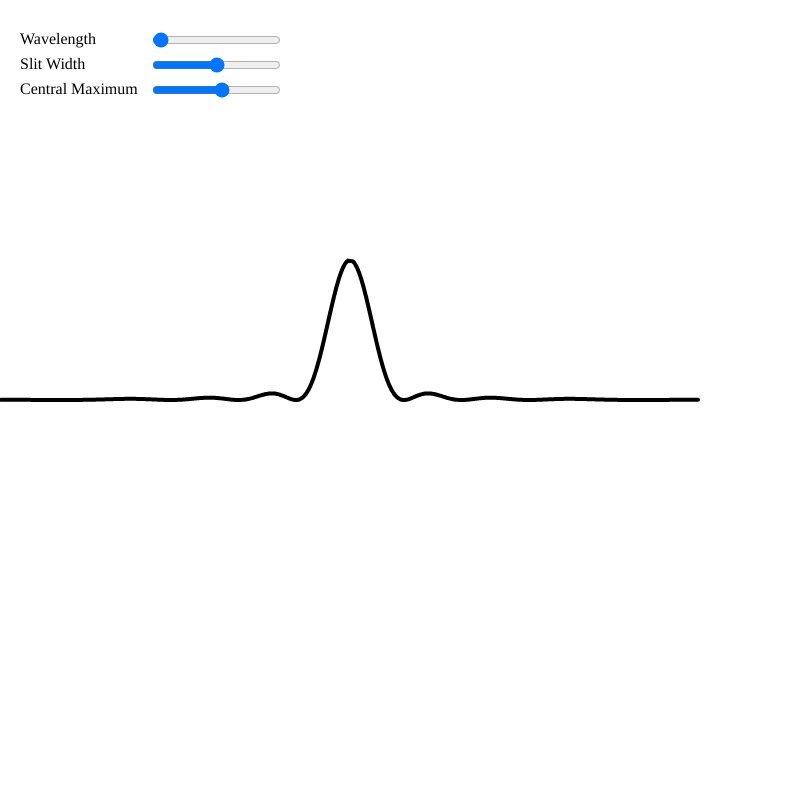
Frame 1 (no input)
Frame 60 (no input): identical to frame 1, image omitted
Frame 120 (the mouse pressed at the canvas centre since frame 60): identical to frame 1, image omitted

The p5.js sketch that drew this single still picture (run headless with seeded random() and noise() and a simulated clock; from frame 60 on, the mouse is pressed at the canvas centre):

// p5.js sketch
// ── sketch.js
var a=0.0;
var l=0.0;
var y;
var theta=0.0;
var int0 = 0.0;
var x = 0.0 ;
var slider;

function setup() {
createCanvas(800, 800);
fill(255, 0, 0);

LightWavelength = createElement('z2', 'Wavelength');
LightWavelength.position(20, 30);
slider1 = createSlider(0,1000,100);
slider1.value(12);
slider1.position(150, 30);

SlitWidth = createElement('z2', 'Slit Width');
SlitWidth.position(20,55);
slider3 = createSlider();
slider3.position(150, 55);
slider3.value(50);

CentralMaximum = createElement('z2', 'Central Maximum');
CentralMaximum.position(20, 80);
slider4 = createSlider(0,255,10);
slider4.position(150, 80);
slider4.value(140);
 y = new Array(700);
}

function draw() {

background(255);
noFill();

l = slider1.value();
a = slider3.value();
int0 = slider4.value();

calcPlot();
renderFunction();
}

function calcPlot(){
    for (var x= 0 ; x< y.length; x+=1){
          theta = map(x,0,y.length,-PI/2,PI/2)
          y[x] = int0*Math.pow(Math.sin(PI*a*Math.sin(theta)/l)/(PI*a*Math.sin(theta)/l),2)
          }
}
function renderFunction() {
push();
noFill();
strokeWeight(4);
stroke(0);
beginShape();
for (var j = 0; j< y.length; j++){
  curveVertex(j,height/2-y[j])
}
endShape();
pop();
}
